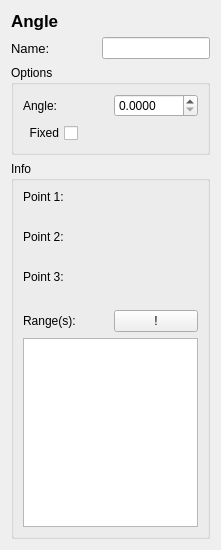
<ui version="4.0" >
 <class>AngleDialog</class>
 <widget class="QWidget" name="AngleDialog" >
  <property name="geometry" >
   <rect>
    <x>0</x>
    <y>0</y>
    <width>221</width>
    <height>550</height>
   </rect>
  </property>
  <property name="windowTitle" >
   <string>Form</string>
  </property>
  <layout class="QVBoxLayout" >
   <item>
    <widget class="QLabel" name="label_16" >
     <property name="font" >
      <font>
       <pointsize>13</pointsize>
       <weight>75</weight>
       <bold>true</bold>
      </font>
     </property>
     <property name="text" >
      <string>Angle</string>
     </property>
    </widget>
   </item>
   <item>
    <layout class="QHBoxLayout" >
     <property name="spacing" >
      <number>6</number>
     </property>
     <property name="leftMargin" >
      <number>0</number>
     </property>
     <property name="topMargin" >
      <number>0</number>
     </property>
     <property name="rightMargin" >
      <number>0</number>
     </property>
     <property name="bottomMargin" >
      <number>0</number>
     </property>
     <item>
      <widget class="QLabel" name="label_15" >
       <property name="font" >
        <font>
         <pointsize>10</pointsize>
        </font>
       </property>
       <property name="text" >
        <string>Name:</string>
       </property>
      </widget>
     </item>
     <item>
      <spacer>
       <property name="orientation" >
        <enum>Qt::Horizontal</enum>
       </property>
       <property name="sizeHint" >
        <size>
         <width>13</width>
         <height>15</height>
        </size>
       </property>
      </spacer>
     </item>
     <item>
      <widget class="QLineEdit" name="angleName" />
     </item>
    </layout>
   </item>
   <item>
    <widget class="QGroupBox" name="groupBox_6" >
     <property name="title" >
      <string>Options</string>
     </property>
     <layout class="QVBoxLayout" >
      <item>
       <layout class="QHBoxLayout" >
        <property name="spacing" >
         <number>6</number>
        </property>
        <property name="leftMargin" >
         <number>0</number>
        </property>
        <property name="topMargin" >
         <number>0</number>
        </property>
        <property name="rightMargin" >
         <number>0</number>
        </property>
        <property name="bottomMargin" >
         <number>0</number>
        </property>
        <item>
         <widget class="QLabel" name="label_17" >
          <property name="text" >
           <string>Angle:</string>
          </property>
         </widget>
        </item>
        <item>
         <widget class="QDoubleSpinBox" name="optionAngle" >
          <property name="decimals" >
           <number>4</number>
          </property>
          <property name="maximum" >
           <double>360.000000000000000</double>
          </property>
         </widget>
        </item>
       </layout>
      </item>
      <item>
       <layout class="QHBoxLayout" >
        <item>
         <widget class="QCheckBox" name="angleFixed" >
          <property name="layoutDirection" >
           <enum>Qt::RightToLeft</enum>
          </property>
          <property name="text" >
           <string>Fixed</string>
          </property>
         </widget>
        </item>
        <item>
         <spacer>
          <property name="orientation" >
           <enum>Qt::Horizontal</enum>
          </property>
          <property name="sizeHint" >
           <size>
            <width>40</width>
            <height>20</height>
           </size>
          </property>
         </spacer>
        </item>
       </layout>
      </item>
     </layout>
    </widget>
   </item>
   <item>
    <widget class="QGroupBox" name="groupBox_5" >
     <property name="title" >
      <string>Info</string>
     </property>
     <layout class="QVBoxLayout" >
      <item>
       <layout class="QHBoxLayout" >
        <item>
         <widget class="QLabel" name="label_13" >
          <property name="text" >
           <string>Point 1:</string>
          </property>
         </widget>
        </item>
        <item>
         <widget class="QLabel" name="infoAPoint1Name" >
          <property name="text" >
           <string/>
          </property>
         </widget>
        </item>
       </layout>
      </item>
      <item>
       <widget class="QLabel" name="infoAPoint1Coords" >
        <property name="text" >
         <string/>
        </property>
        <property name="indent" >
         <number>10</number>
        </property>
       </widget>
      </item>
      <item>
       <layout class="QHBoxLayout" >
        <item>
         <widget class="QLabel" name="label_14" >
          <property name="text" >
           <string>Point 2:</string>
          </property>
         </widget>
        </item>
        <item>
         <widget class="QLabel" name="infoAPoint2Name" >
          <property name="text" >
           <string/>
          </property>
         </widget>
        </item>
       </layout>
      </item>
      <item>
       <widget class="QLabel" name="infoAPoint2Coords" >
        <property name="text" >
         <string/>
        </property>
        <property name="indent" >
         <number>10</number>
        </property>
       </widget>
      </item>
      <item>
       <layout class="QHBoxLayout" >
        <item>
         <widget class="QLabel" name="label_18" >
          <property name="text" >
           <string>Point 3:</string>
          </property>
         </widget>
        </item>
        <item>
         <widget class="QLabel" name="infoAPoint3Name" >
          <property name="text" >
           <string/>
          </property>
         </widget>
        </item>
       </layout>
      </item>
      <item>
       <widget class="QLabel" name="infoAPoint3Coords" >
        <property name="text" >
         <string/>
        </property>
        <property name="indent" >
         <number>10</number>
        </property>
       </widget>
      </item>
      <item>
       <layout class="QHBoxLayout" >
        <item>
         <widget class="QLabel" name="label_11" >
          <property name="text" >
           <string>Range(s):</string>
          </property>
         </widget>
        </item>
        <item>
         <widget class="QPushButton" name="getRangesButton" >
          <property name="text" >
           <string>!</string>
          </property>
         </widget>
        </item>
       </layout>
      </item>
      <item>
       <widget class="QListWidget" name="parRangeList" />
      </item>
     </layout>
    </widget>
   </item>
  </layout>
 </widget>
 <resources/>
 <connections/>
</ui>
